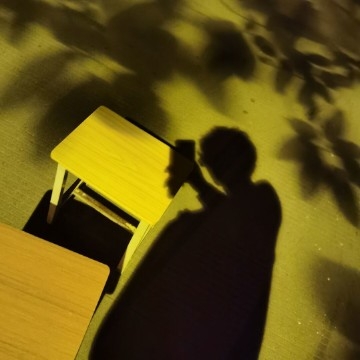
%> input picture 03数字图像处理/03实验程序/实验四/头像.jpg, 360 x 360 px
$ octave text3.m   (GNU Octave 9; MATLAB toolbox functions it lacks are replaced by stand-ins)
%> lines starting %> are read from the running program, lines starting %| are printed output that depends on the picture
 I=imread("头像.jpg");
%> I is the input picture: size 360x360x3 uint8; mean R, G, B 95.9, 80.1, 18.5
I=rgb2gray(I);
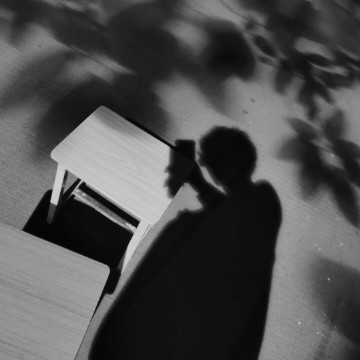
%> I: size 360x360 uint8; min 0, max 213, mean 77.8
I=double(I)/255;
%> I: size 360x360 double
[M1,M2]=size(I);
%> M1 = 360; M2 = 360
K1=zeros(1,M2);
for i=1:M2
    for j=1:M1
    K1(1,i)=K1(1,i)+I(j,i);
    end
end
%> after the loop, K1 = 360 values, max 172.8 at index 1, min 48.85 at index 224, mean 109.8
T=dctmtx(8);
T1=fft2(I);
B=blkproc(I,[8 8],'P1*x*P2',T,T');
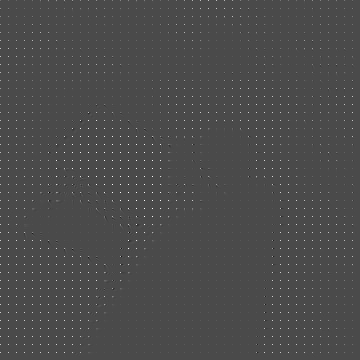
%> B: size 360x360 double; min -2.59, max 6.26, mean 0.0383; drawn with min black and max white
M=zeros(8,8);
for i=1:4
    for j=1:8
    M(i,j)=1;
    end
end
B2=blkproc(B,[8 8],'P1.*x',M);
I2=blkproc(B2,[8 8],'P1*x*P2',T',T);
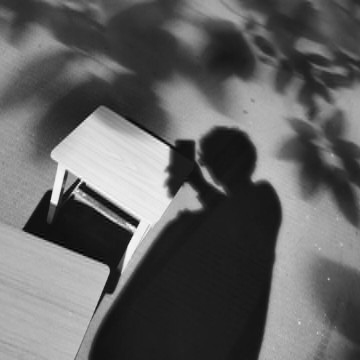
%> I2: size 360x360 double; min -0.04, max 0.849, mean 0.305; drawn with min black and max white
subplot(321);imshow(I2);title('余弦变换2:1');
K2=zeros(1,M2);
for i=1:M2
    for j=1:M1
    K2(1,i)=K2(1,i)+I2(j,i);
    end
end
%> after the loop, K2 has the same summary as K1
s1=std((K1-K2),1);
%> s1 = 1.42e-13
[k,p]=size(I);
%> k = 360; p = 360
t_fft=blkproc(I,[8 8],'fft2(x)');
t_block=im2col(t_fft,[8 8],'distinct');
[t_change,ix]=sort(t_block);
[m,n]=size(t_block);
%> m = 64; n = 2025
cr=0.5;
nums=64*cr;
for i=1:n
 t_block(ix(1:nums),i)=0;
end
t_rchange=col2im(t_block,[8 8],[k p],'distinct');
t_ifft=blkproc(t_rchange,[8 8],'ifft2(x)');
subplot(322);imshow(t_ifft);title('傅里叶2:1');
K2=zeros(1,M2);
for i=1:M2
    for j=1:M1
    K2(1,i)=K2(1,i)+t_ifft(j,i);
    end
end
  s2=std((K1-K2),1)
%> s2 = 1.4e-13
for i=1:4
    for j=1:4
    M(i,j)=1;
    end
end
B2=blkproc(B,[8 8],'P1.*x',M);
I2=blkproc(B2,[8 8],'P1*x*P2',T',T);
subplot(323);imshow(I2);title('4:1');
K2=zeros(1,M2);
for i=1:M2
    for j=1:M1
    K2(1,i)=K2(1,i)+I2(j,i);
    end
end
  s3=std((K1-K2),1)
%> s3 = 1.42e-13
[k,p]=size(I);
t_fft=blkproc(I,[8 8],'fft2(x)');
t_block=im2col(t_fft,[8 8],'distinct');
[t_change,ix]=sort(t_block);
[m,n]=size(t_block);
cr=0.25;
nums=64*cr;
for i=1:n
 t_block(ix(1:nums),i)=0;
end
t_rchange=col2im(t_block,[8 8],[k p],'distinct');
t_ifft=blkproc(t_rchange,[8 8],'ifft2(x)');
subplot(324);imshow(t_ifft);title('4:1');
K2=zeros(1,M2);
for i=1:M2
    for j=1:M1
    K2(1,i)=K2(1,i)+t_ifft(j,i);
    end
end
  s4=std((K1-K2),1)
%> s4 = 1.46e-13
for i=1:2
    for j=1:4
    M(i,j)=1;
    end
end
B2=blkproc(B,[8 8],'P1.*x',M);
I2=blkproc(B2,[8 8],'P1*x*P2',T',T);
subplot(325);imshow(I2);title('8:1');
K2=zeros(1,M2);
for i=1:M2
    for j=1:M1
    K2(1,i)=K2(1,i)+I2(j,i);
    end
end
 s5=std((K1-K2),1)
%> s5 = 1.42e-13
[k,p]=size(I);
%> (the run ends here)
